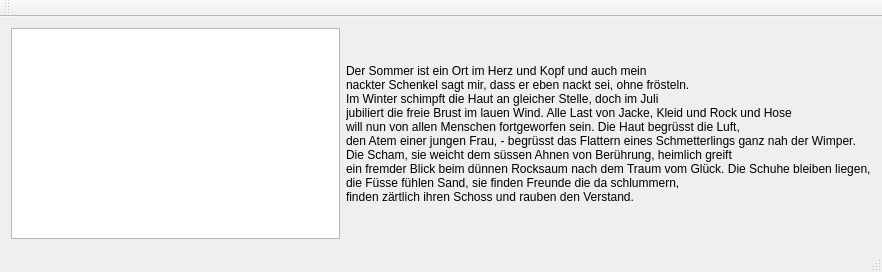
<?xml version="1.0" encoding="UTF-8"?>
<ui version="4.0">
 <class>MainWindow</class>
 <widget class="QMainWindow" name="MainWindow">
  <property name="geometry">
   <rect>
    <x>0</x>
    <y>0</y>
    <width>882</width>
    <height>272</height>
   </rect>
  </property>
  <property name="windowTitle">
   <string>Hauptfenster</string>
  </property>
  <widget class="QWidget" name="centralWidget">
   <layout class="QHBoxLayout" name="horizontalLayout">
    <item>
     <widget class="QListWidget" name="listWidget"/>
    </item>
    <item>
     <widget class="QLabel" name="label">
      <property name="text">
       <string>Der Sommer ist ein Ort im Herz und Kopf und auch mein
nackter Schenkel sagt mir, dass er eben nackt sei, ohne frösteln.
Im Winter schimpft die Haut an gleicher Stelle, doch im Juli
jubiliert die freie Brust im lauen Wind. Alle Last von Jacke, Kleid und Rock und Hose
will nun von allen Menschen fortgeworfen sein. Die Haut begrüsst die Luft,
den Atem einer jungen Frau, - begrüsst das Flattern eines Schmetterlings ganz nah der Wimper.
Die Scham, sie weicht dem süssen Ahnen von Berührung, heimlich greift
ein fremder Blick beim dünnen Rocksaum nach dem Traum vom Glück. Die Schuhe bleiben liegen,
die Füsse fühlen Sand, sie finden Freunde die da schlummern,
finden zärtlich ihren Schoss und rauben den Verstand.</string>
      </property>
      <property name="wordWrap">
       <bool>true</bool>
      </property>
     </widget>
    </item>
   </layout>
  </widget>
  <widget class="QMenuBar" name="menuBar">
   <property name="geometry">
    <rect>
     <x>0</x>
     <y>0</y>
     <width>882</width>
     <height>22</height>
    </rect>
   </property>
  </widget>
  <widget class="QToolBar" name="mainToolBar">
   <attribute name="toolBarArea">
    <enum>TopToolBarArea</enum>
   </attribute>
   <attribute name="toolBarBreak">
    <bool>false</bool>
   </attribute>
  </widget>
  <widget class="QStatusBar" name="statusBar"/>
 </widget>
 <layoutdefault spacing="6" margin="11"/>
 <resources/>
 <connections/>
</ui>
